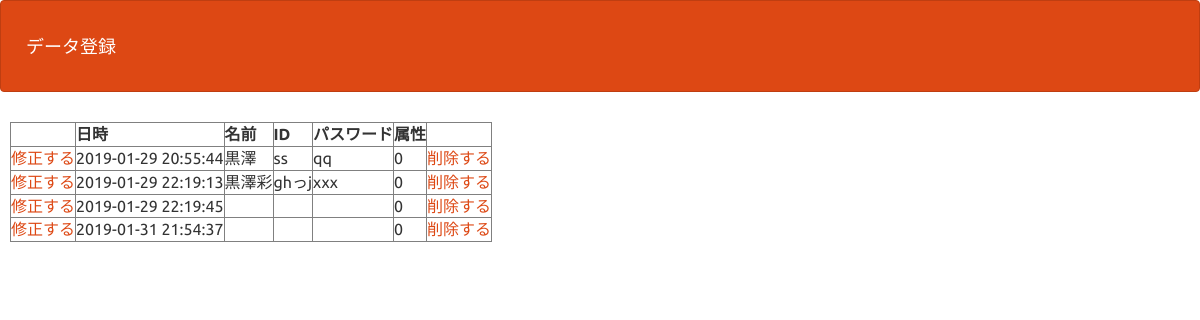
The page /select.php on the database its author committed.
### tables this page shows
CREATE TABLE IF NOT EXISTS `gs_user_table` (
`id` int(12) NOT NULL,
  `name` varchar(64) NOT NULL,
  `lid` varchar(128) NOT NULL,
  `lpw` varchar(64) NOT NULL,
  `kanri_flg` int(1) NOT NULL,
  `life_flg` int(1) NOT NULL,
  `indate` datetime NOT NULL
);

### select.php (the view, shortened to what this page needs)
<?php
$pdo = db_con();
$stmt = $pdo->prepare("SELECT * FROM gs_user_table");
$status = $stmt->execute();
$view = "";
if ($status == false) {
    sqlError($stmt);
} else {
    while ($result = $stmt->fetch(PDO::FETCH_ASSOC)) {
        $view.='<tr>
        <td><a href="detail.php?id='.$result["id"].'">修正する</a></td>
        <td>'.$result["indate"].'</td>
        <td>'.$result["name"].'</td>
        <td>'.$result["lid"].'</td>
        <td>'.$result["lpw"].'</td>
        <td>'.$result["kanri_flg"].'</td>
        <td><a href="delete.php?id='.$result["id"].'">削除する</a></td>
    </tr>';
    }
}
?>
<!DOCTYPE html>
<html lang="ja">
<head>
<link rel="stylesheet" href="css/range.css">
<link href="css/bootstrap.min.css" rel="stylesheet">
</head>
<body id="main">
<header>
  <nav class="navbar navbar-default">
    <div class="container-fluid">
      <div class="navbar-header">
      <a class="navbar-brand" href="index.php">データ登録</a>
      </div>
    </div>
  </nav>
</header>
<div>
    <table border="1">
    <tr>
    <th></th>
    <th>日時</th>
    <th>名前</th>
    <th>ID</th>
    <th>パスワード</th>
    <th>属性</th>
    <th></th>
    </tr>
    <?php echo $view?></div>
</body>
</html>

### select.php (style rules this page uses)
div { padding: 10px;font-size:16px; }

### rows shown on the page
gs_user_table: indate "2019-01-29 20:55:44", name "黒澤", lid "ss", lpw "qq", kanri_flg "0"
gs_user_table: indate "2019-01-29 22:19:13", name "黒澤彩", lid "ghっj", lpw "xxx", kanri_flg "0"
gs_user_table: indate "2019-01-29 22:19:45", kanri_flg "0"
gs_user_table: indate "2019-01-31 21:54:37", kanri_flg "0"
